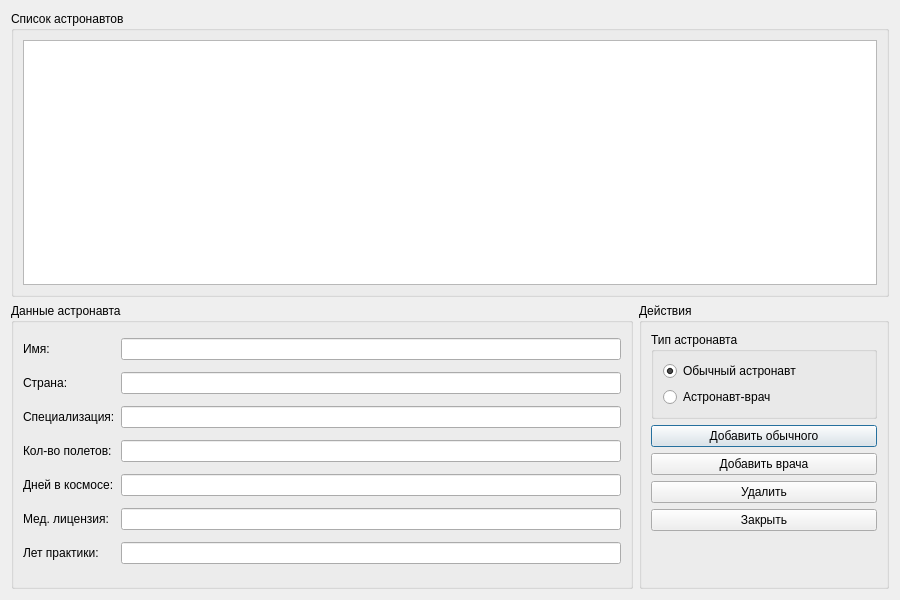
<?xml version="1.0" encoding="UTF-8"?>
<ui version="4.0">
 <class>AstronautEditDialog</class>
 <widget class="QDialog" name="AstronautEditDialog">
  <property name="geometry">
   <rect>
    <x>0</x>
    <y>0</y>
    <width>900</width>
    <height>600</height>
   </rect>
  </property>
  <property name="minimumSize">
   <size>
    <width>900</width>
    <height>600</height>
   </size>
  </property>
  <property name="windowTitle">
   <string>Редактирование списка астронавтов</string>
  </property>
  <layout class="QVBoxLayout" name="mainLayout">
   <item>
    <widget class="QGroupBox" name="listGroup">
     <property name="title">
      <string>Список астронавтов</string>
     </property>
     <layout class="QVBoxLayout" name="listLayout">
      <item>
       <widget class="QListWidget" name="astronautList">
        <property name="minimumSize">
         <size>
          <width>0</width>
          <height>180</height>
         </size>
        </property>
       </widget>
      </item>
     </layout>
    </widget>
   </item>
   <item>
    <layout class="QHBoxLayout" name="bottomLayout">
     <item>
      <widget class="QGroupBox" name="inputGroup">
       <property name="minimumSize">
        <size>
         <width>400</width>
         <height>0</height>
        </size>
       </property>
       <property name="title">
        <string>Данные астронавта</string>
       </property>
       <layout class="QGridLayout" name="inputLayout">
        <item row="0" column="0">
         <widget class="QLabel" name="nameLabel">
          <property name="text">
           <string>Имя:</string>
          </property>
         </widget>
        </item>
        <item row="0" column="1">
         <widget class="QLineEdit" name="nameEdit"/>
        </item>
        <item row="1" column="0">
         <widget class="QLabel" name="countryLabel">
          <property name="text">
           <string>Страна:</string>
          </property>
         </widget>
        </item>
        <item row="1" column="1">
         <widget class="QLineEdit" name="countryEdit"/>
        </item>
        <item row="2" column="0">
         <widget class="QLabel" name="specializationLabel">
          <property name="text">
           <string>Специализация:</string>
          </property>
         </widget>
        </item>
        <item row="2" column="1">
         <widget class="QLineEdit" name="specializationEdit"/>
        </item>
        <item row="3" column="0">
         <widget class="QLabel" name="spaceflightsLabel">
          <property name="text">
           <string>Кол-во полетов:</string>
          </property>
         </widget>
        </item>
        <item row="3" column="1">
         <widget class="QLineEdit" name="spaceflightsEdit"/>
        </item>
        <item row="4" column="0">
         <widget class="QLabel" name="totalDaysLabel">
          <property name="text">
           <string>Дней в космосе:</string>
          </property>
         </widget>
        </item>
        <item row="4" column="1">
         <widget class="QLineEdit" name="totalDaysEdit"/>
        </item>
        <item row="5" column="0">
         <widget class="QLabel" name="medicalLicenseLabel">
          <property name="text">
           <string>Мед. лицензия:</string>
          </property>
         </widget>
        </item>
        <item row="5" column="1">
         <widget class="QLineEdit" name="medicalLicenseEdit"/>
        </item>
        <item row="6" column="0">
         <widget class="QLabel" name="practiceYearsLabel">
          <property name="text">
           <string>Лет практики:</string>
          </property>
         </widget>
        </item>
        <item row="6" column="1">
         <widget class="QLineEdit" name="practiceYearsEdit"/>
        </item>
       </layout>
      </widget>
     </item>
     <item>
      <widget class="QGroupBox" name="actionGroup">
       <property name="minimumSize">
        <size>
         <width>250</width>
         <height>0</height>
        </size>
       </property>
       <property name="title">
        <string>Действия</string>
       </property>
       <layout class="QVBoxLayout" name="actionLayout">
        <item>
         <widget class="QGroupBox" name="typeGroup">
          <property name="title">
           <string>Тип астронавта</string>
          </property>
          <layout class="QVBoxLayout" name="typeLayout">
           <item>
            <widget class="QRadioButton" name="regularAstronautRadio">
             <property name="text">
              <string>Обычный астронавт</string>
             </property>
             <property name="checked">
              <bool>true</bool>
             </property>
            </widget>
           </item>
           <item>
            <widget class="QRadioButton" name="doctorAstronautRadio">
             <property name="text">
              <string>Астронавт-врач</string>
             </property>
            </widget>
           </item>
          </layout>
         </widget>
        </item>
        <item>
         <layout class="QVBoxLayout" name="buttonLayout">
          <item>
           <widget class="QPushButton" name="addRegularAstronautButton">
            <property name="text">
             <string>Добавить обычного</string>
            </property>
           </widget>
          </item>
          <item>
           <widget class="QPushButton" name="addDoctorAstronautButton">
            <property name="text">
             <string>Добавить врача</string>
            </property>
           </widget>
          </item>
          <item>
           <widget class="QPushButton" name="deleteButton">
            <property name="text">
             <string>Удалить</string>
            </property>
           </widget>
          </item>
          <item>
           <widget class="QPushButton" name="closeButton">
            <property name="text">
             <string>Закрыть</string>
            </property>
           </widget>
          </item>
          <item>
           <spacer name="verticalSpacer">
            <property name="orientation">
             <enum>Qt::Vertical</enum>
            </property>
            <property name="sizeHint" stdset="0">
             <size>
              <width>20</width>
              <height>40</height>
             </size>
            </property>
           </spacer>
          </item>
         </layout>
        </item>
       </layout>
      </widget>
     </item>
    </layout>
   </item>
  </layout>
 </widget>
 <resources/>
 <connections/>
</ui>
